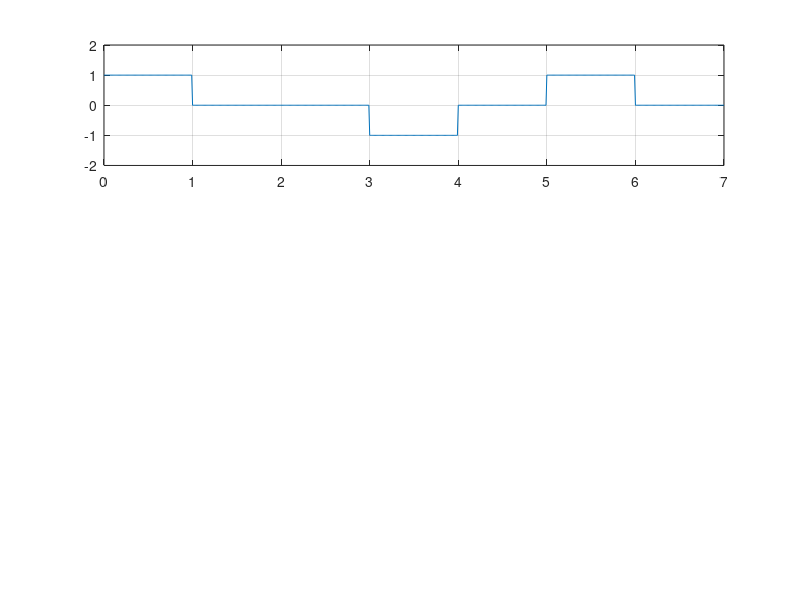

Here is the MATLAB script that generated this plot:
clear;
clc;
b = [0 1 1 0 1 0 1];
n = length(b);
t = 0:0.01:n;

lastbit = -1;
for i = 1:n
    if(b(i) == 0)
        bp(i) = -lastbit;
        lastbit = -lastbit;
    else
        bp(i) = 0;
    end
end

for i = 1:n
    bw(i*100:(i+1)*100) = bp(i);
end
bw = bw(100:end);

subplot(3,1,1);
plot(t,bw);
axis([0 n -2 2]);
grid on;